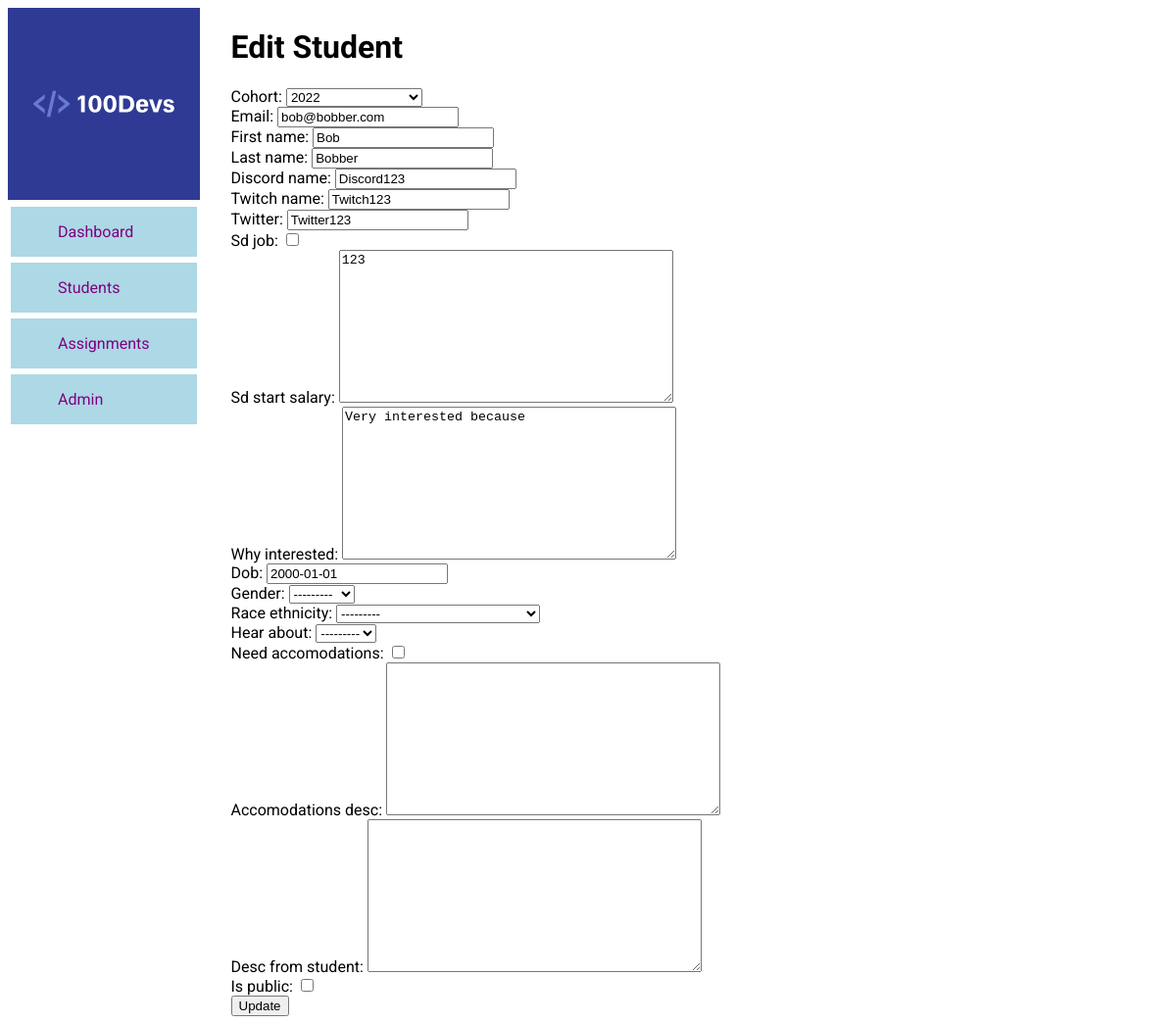
Page /students/edit/1/ on the committed database.
### main/models.py (models this page shows, shortened)
class Student(models.Model):
    cohort = models.ForeignKey(Cohort, on_delete=models.SET_NULL, blank=True, null=True)
    email = models.EmailField()
    first_name = models.CharField(max_length=100, blank=True, null=True)
    last_name = models.CharField(max_length=100, blank=True, null=True)
    discord_name = models.CharField(max_length=100, blank=True, null=True)
    twitch_name = models.CharField(max_length=100, blank=True, null=True)
    twitter = models.CharField(max_length=100, blank=True, null=True)
    sd_job = models.BooleanField(default=False)
    sd_start_salary = models.TextField(blank=True, null=True)
    why_interested = models.TextField(blank=True, null=True)
    dob = models.DateField(blank=True, null=True)
    gender = models.ForeignKey(Gender, on_delete=models.SET_NULL, blank=True, null=True)
    race_ethnicity = models.ForeignKey(RaceEthnicity, on_delete=models.SET_NULL, blank=True, null=True)
    hear_about = models.ForeignKey(HearAboutUs, on_delete=models.SET_NULL, blank=True, null=True)
    need_accomodations = models.BooleanField(default=False)
    accomodations_desc = models.TextField(blank=True, null=True)
    desc_from_student = models.TextField(blank=True, null=True)
    is_public = models.BooleanField(default=False)

### main/views.py (the view)
# urls.py: path('students/edit/<str:student_id>/', views.student_edit, name="student-edit"),
def student_edit(request, student_id):
    student = Student.objects.get(id=student_id)
    form = StudentForm(instance=student)
    if request.method == "POST":
        form = StudentForm(request.POST, instance=student)
        if form.is_valid():
            form.save()
            return redirect('students')
    context = {
        "student": student,
        "form": form
    }
    return render(request, 'student_edit.html', context)

### main/forms.py
class StudentForm(ModelForm):
    class Meta:
        model = Student
        fields = '__all__'
        exclude = []

### main/models.py (called while the page is built)
    def __str__(self):
        return self.name

    def __str__(self):
        return self.name

    def __str__(self):
        return self.name

    def __str__(self):
        return self.name

### main/templates/student_edit.html (shortened to what this page needs)
{% extends 'main.html' %}
{% block content %}
<h1>Edit Student</h1>
<form action="" method="POST">
    <ul>
        {{ form.as_ul }}
    </ul>
    <button type="submit">Update</button>
</form>
{% endblock content %}

### static/css/main.css (style rules this page uses)
body { display: flex; flex-direction: row; font-family: 'Roboto', sans-serif; }
ul { list-style-type: none; margin: 0; padding: 0; }

### rows in the picture
Student: cohort "2022", email "bob@bobber.com", first_name "Bob", last_name "Bobber", discord_name "Discord123", twitch_name "Twitch123", twitter "Twitter123", sd_start_salary "123", why_interested "Very interested because", dob "2000-01-01", gender "---------", race_ethnicity "---------", hear_about "---------"
